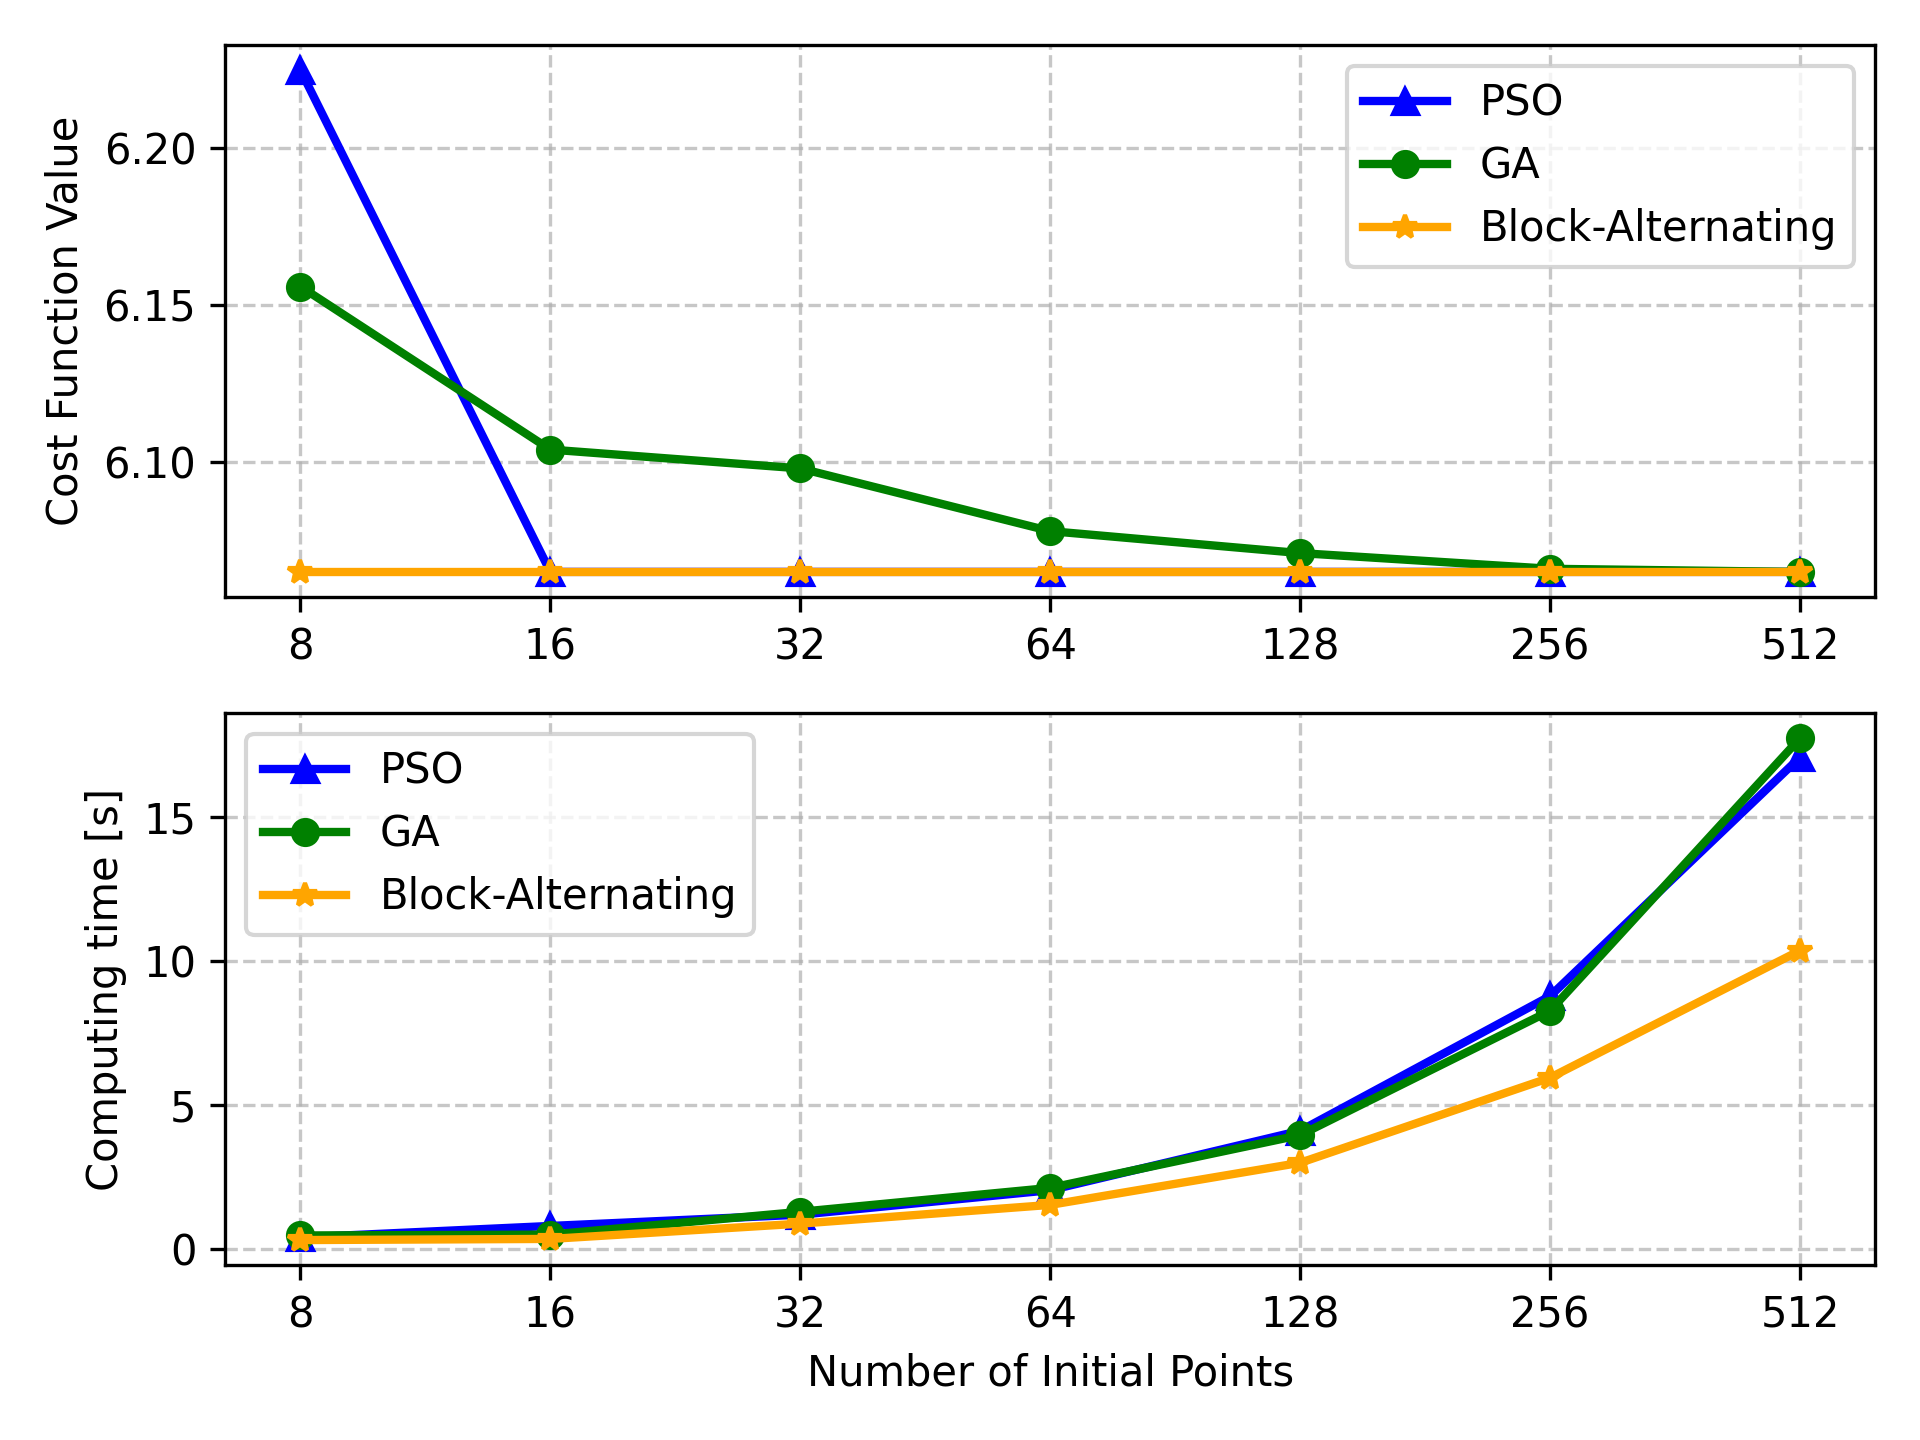

Generate this figure with Python:
import matplotlib.pyplot as plt
import numpy as np

cost_ours = [6.065]*7
cost_PSO = [6.065]*7
cost_PSO[0] = 6.225
cost_GA = [6.156,6.104,6.098,6.078,6.071,6.066,6.065]
costlist = [cost_ours,cost_PSO,cost_GA]
name_order = ['Block-Alternating','PSO','GA']

time_ours = [0.32,0.36,0.89,1.54,3,5.95,10.36]
time_PSO = [0.41,0.81,1.2,2.05,4.11,8.78,17.06]
time_GA = [0.48,0.51,1.3,2.13,3.96,8.27,17.72]
timelist = [time_ours,time_PSO,time_GA]

x_label = [8,16,32,64,128,256,512]

plt.subplot(211)
plt.plot(x_label,costlist[1],label=name_order[1],color='blue',marker='^', linewidth=2)
plt.plot(x_label,costlist[2],label=name_order[2],color='green',marker='o', linewidth=2)
plt.plot(x_label,costlist[0],label=name_order[0],color='orange',marker='*', linewidth=2)
plt.legend()
plt.ylabel('Cost Function Value')
plt.grid(linestyle='--', alpha=0.7)
plt.xscale("log", base=2)  #  make x-axis logarithmic
plt.xticks(x_label, x_label)  # keep original labels
plt.tight_layout()

plt.subplot(212)
plt.plot(x_label,timelist[1],label=name_order[1],color='blue',marker='^', linewidth=2)
plt.plot(x_label,timelist[2],label=name_order[2],color='green',marker='o', linewidth=2)
plt.plot(x_label,timelist[0],label=name_order[0],color='orange',marker='*', linewidth=2)
plt.legend()
plt.xlabel('Number of Initial Points')
plt.ylabel('Computing time [s]')
plt.grid(linestyle='--', alpha=0.7)
plt.xscale("log", base=2)  #  same for time plot
plt.xticks(x_label, x_label)
plt.tight_layout()
plt.savefig('initial_pts_affect_plot.png',dpi=300)

plt.show()
